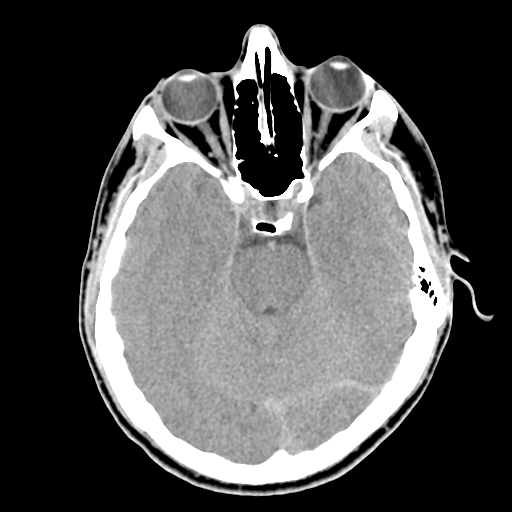
#> input picture Images/Filtro_PA_LoG_1/Fig0107.tif, 512 x 512 px, found by its file name
$ jupyter execute Filtro_PA_LoG_1.ipynb
#> lines starting #> are read from the running program, lines starting #| are printed output that depends on the picture
<a href="https://colab.research.google.com/github/JLMR-Code-Creator/Taller_VC_Codigo/blob/main/Filtro_PA_LoG_1.ipynb" target="_parent"></a>

[cell 1]
from google.colab import files
uploaded = files.upload()
#> the answer given: Fig0107.tif
for fn in uploaded.keys():
  print('Archivo "{name}" tamaño {length} bytes'.format(
      name=fn, length=len(uploaded[fn])))

[cell 2]
import numpy as np
import cv2 as cv
from matplotlib import pyplot as plt
from matplotlib.pyplot import figure

img = cv.imread('Fig0107.tif', cv.IMREAD_GRAYSCALE)
#> img is the input picture: shape (512, 512); min 0, max 255, mean 80.4
plt.imshow(img, cmap='gray'), plt.title('Imagen original')
plt.show()

[cell 3]
Gaussian1 = cv.GaussianBlur(img, (3, 3), 1)
LoG1 = cv.Laplacian(Gaussian1, cv.CV_8U, ksize=3)
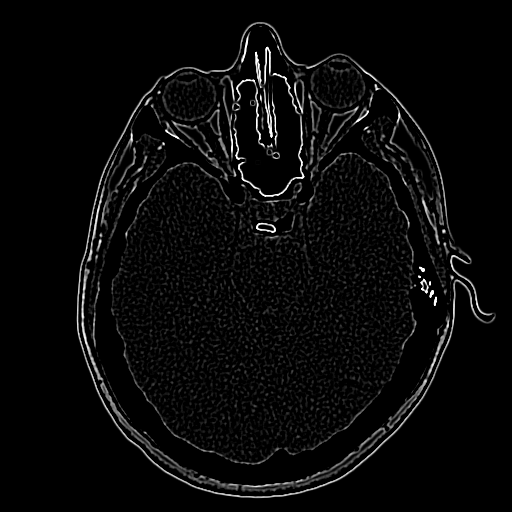
#> LoG1: shape (512, 512); min 0, max 255, mean 9.2
#LoG1 = cv.Canny(LoG1, 0, 0)

Gaussian2 = cv.GaussianBlur(img, (3, 3), 2)
LoG2  = cv.Laplacian(Gaussian1, cv.CV_8U, ksize=3)
#LoG2 = cv.Canny(LoG2, 0, 0)

Gaussian3 = cv.GaussianBlur(img, (3, 3), 3)
LoG3 = cv.Laplacian(Gaussian3, cv.CV_8U, ksize=3)
#LoG3 = cv.Canny(LoG3, 0, 0)

Gaussian4 = cv.GaussianBlur(img, (3, 3), 8)
LoG4 = cv.Laplacian(Gaussian4, cv.CV_8U, ksize=3)
#LoG4 = cv.Canny(LoG4, 200, 256)

figure(figsize=(8, 6), dpi=200)
plt.subplot(2,2,1),plt.imshow(LoG1, cmap = 'gray')
plt.title('Sigma = 1'), plt.xticks([]), plt.yticks([])
plt.subplot(2,2,2),plt.imshow(LoG2, cmap = 'gray')
plt.title('Sigma = 2'), plt.xticks([]), plt.yticks([])
plt.subplot(2,2,3),plt.imshow(LoG3, cmap = 'gray')
plt.title('Sigma = 3'), plt.xticks([]), plt.yticks([])
plt.subplot(2,2,4),plt.imshow(LoG4, cmap = 'gray')
plt.title('Sigma = 4'), plt.xticks([]), plt.yticks([])
plt.show()
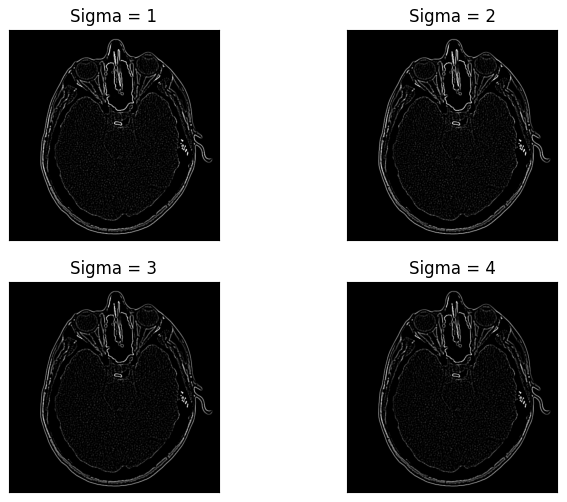
#> figure drawn by matplotlib, 4 panels
